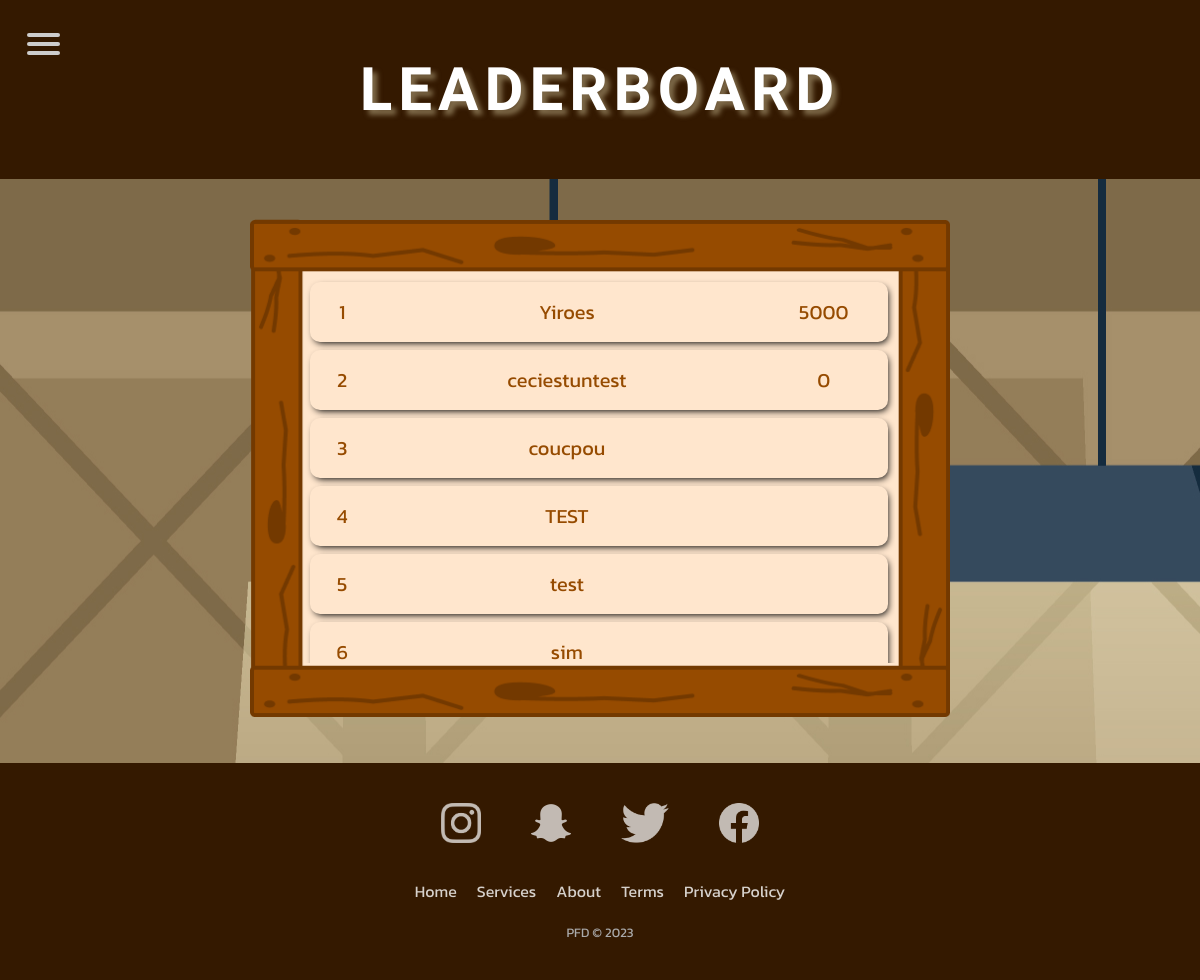
Page /html/ranking.php on the earlier database version.
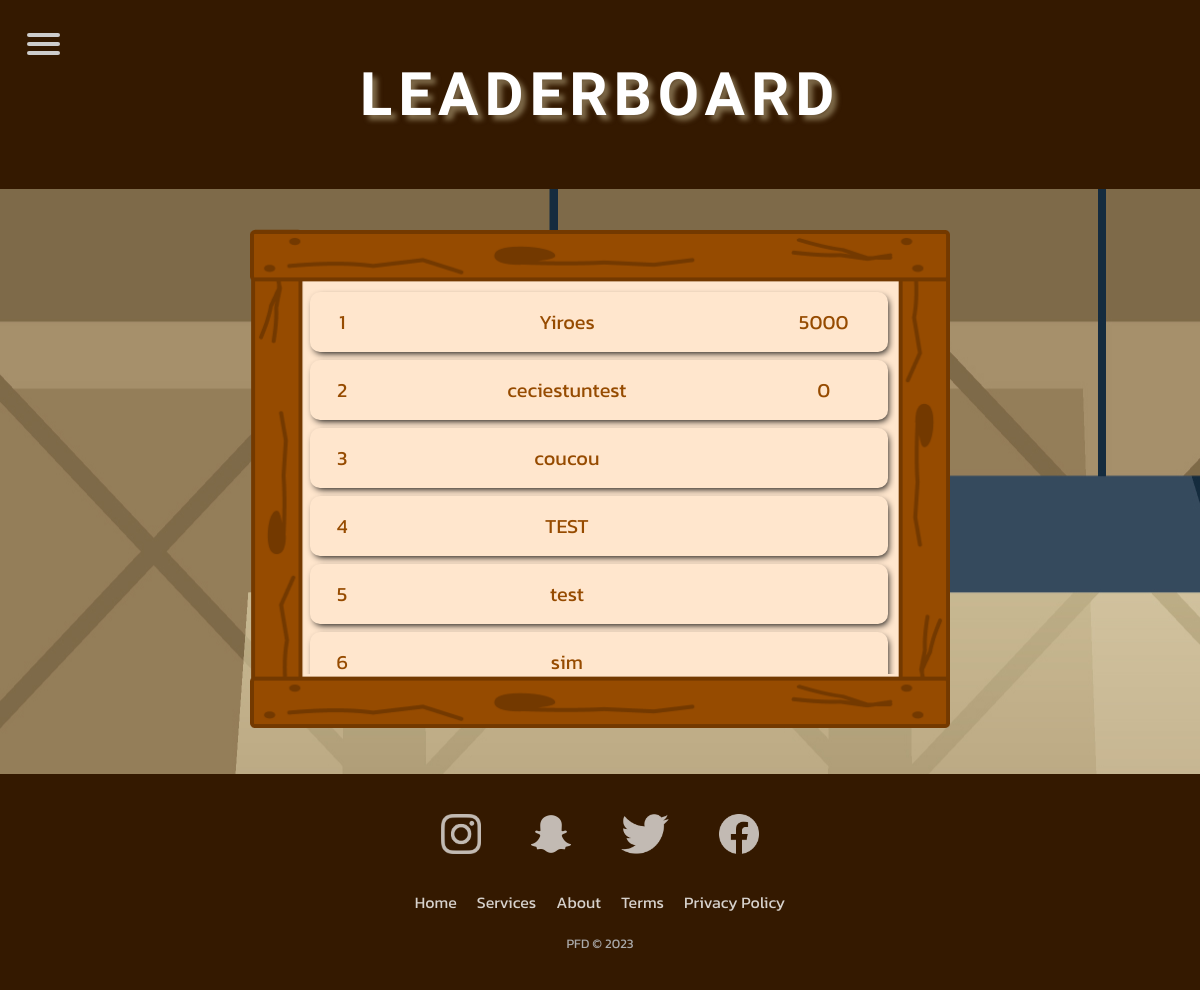
Same page on the later database version.
### tables this page shows
CREATE TABLE `acc` (
  `email` varchar(36) NOT NULL,
  `pseudo` varchar(36) NOT NULL,
  `civility` varchar(12) NOT NULL,
  `password` varchar(36) NOT NULL,
  `score` int(11) DEFAULT NULL,
  `level` int(11) DEFAULT NULL,
  `id_back` int(11) DEFAULT '1',
  `id_dude` int(11) DEFAULT '1'
);

### html/language.php (called while the page is built)
<?php
function getLanguage($textFr, $textEn) {
  if (isset($_COOKIE["lang"]) && $_COOKIE["lang"] == 'fr')
    return $textFr;
  else {
    return $textEn;
  }
}
?>

### html/request.php (called while the page is built, shortened)
<?php
function request($phpRequest, $isUnique, $params = NULL) {
  try {
    require("connexion.php");
    $req = $conn->prepare($phpRequest);
    if (isset($params)) {
      $req->execute($params);
    } else {
      $req->execute();
    }
    if ($isUnique)
      $resultat = $req->fetch();
    else
      $resultat = $req->fetchAll(PDO::FETCH_ASSOC);
    return $resultat;
  } catch (Exception $e) {
    die("Erreur : " . $e->getMessage());
  }
}
?>

### html/ranking.php (the view, shortened to what this page needs)
<!DOCTYPE html>
<html lang="en">
<head>
	<?php include("head.php"); ?>
	<link rel="stylesheet" href="../CSS/ranking.css">
</head>
<body>
	<?php include("nav.php"); require("request.php"); ?>
	<header>
		<h1><?php  echo getLanguage("Classement","Leaderboard");  ?></h1>
	</header>
	<main>
		<div class="container">
			<div id="containerUL">
				<div id="containerBox">
					<?php
					try {
						$resultat = request("SELECT * FROM acc ORDER BY score DESC", false);
						$rank = 1;
						foreach ($resultat as $row) {
							echo "<div class='boardElem'>
													<span>$rank</span>
													<span>$row[pseudo]</span>
													<span>$row[score]</span>
												</div>";
							$rank += 1;
						}
					} catch (Exception $e) {
						die("Erreur : " . $e->getMessage());
					}
					?>
				</div>
			</div>
		</div>
	</main>
	<?php include("footer.php"); ?>
</body>
</html>

### html/head.php (shortened to what this page needs)
<link rel="stylesheet" href="../CSS/footer.css">
<link rel="stylesheet" href="../CSS/nav.css">

### html/nav.php (shortened to what this page needs)
<?php include'language.php'; ?>
<nav>
  <div id="menucontenu">
    <span></span>
    <span></span>
    <span></span>
  </div>
</nav>

### html/footer.php
<link rel="stylesheet" href="../CSS/footer.css">
<footer>
    <div class="social">
        <a href="#"><img class="icon ion-social-instagram" src="../logo_reseaux/insta_logo.png"></a>
        <a href="#"><img class="icon ion-social-snapchat" src="../logo_reseaux/snap_logo.png"></a>
        <a href="#"><img class="icon ion-social-twitter" src="../logo_reseaux/twitter_logo.png"></a>
        <a href="#"><img class="icon ion-social-facebook" src="../logo_reseaux/facebook_logo.png"></a>
    </div>
    <div class="list-inline">
        <a href="home.php"><?php echo getLanguage("Accueil", "Home");  ?></a>
        <a href="#"><?php echo getLanguage("Services", "Services");  ?></a>
        <a href="#"><?php echo getLanguage("A propos", "About");  ?></a>
        <a href="#"><?php echo getLanguage("Conditions d'utilisations", "Terms");  ?></a>
        <a href="#"><?php echo getLanguage("Vie privé", "Privacy Policy");  ?></a>
    </div>
    <p class="copyright">PFD © 2023</p>
</footer>

### CSS/footer.css (style rules this page uses)
footer { background-color: #341900; width: 100%; padding-top:30px; margin-top:auto; font-family: "Kanit", sans-serif; }
.social, .list-inline { display: flex; justify-content: center; align-items: center; width: 100%; margin-bottom: 20px; }
.list-inline a { text-decoration: none; margin: 0px 10px; color: white; opacity: 0.8; transition: all .3s ease-in-out; }
.social a { margin: 0px 15px; }
.social img { height: 40px; filter: brightness(0) invert(1); opacity: 0.7; margin: 10px 10px; }
footer .copyright { margin-top:15px; text-align:center; font-size:13px; color:#aaa; padding-bottom: 10px; }

### CSS/nav.css (style rules this page uses)
nav { z-index: 10; position: sticky; }
#menucontenu { display: block; position: fixed; top: 25px; margin-left: 20px; z-index: 100; height:40px; }
#menucontenu span { display: block; bottom: 30px; left: 7px; width: 33px; height: 4px; margin-bottom: 5px; position: relative; background: #cdcdcd; border-radius: 3px; z-index: 1; transform-origin: 4px 0px; transition: transform 0.5s cubic-bezier(0.77,0.2,0.05,1.0), background 0.5s cubic-bezier(0.77,0.2,0.05,1.0), opacity 0.55s ease; }

### CSS/ranking.css (style rules this page uses)
body { margin: 0; padding: 0; background-color: #341900; color: #cdcdcd; height: 100vh; width: 100%; position: relative; font-family: "Kanit", sans-serif; }
header { background-color: #341900; color: white; display: flex; align-items: center; justify-content: center; height: 15vh; }
main { width: 100%; background-image: url("../Images/barrel3.jpg"); display: flex; justify-content: center; z-index: -2; }
h1 { font-family: 'Londrina Sketch', cursive; text-transform: uppercase; text-align: center; font-size: 60px; letter-spacing: 0.5vw; text-shadow: 5px 5px 5px #7e6a49; animation-name:titre; animation-duration: 5s; animation-iteration-count: infinite; }
.container { position: relative; width: 90%; max-width: 700px; margin: 40px 0px; box-sizing: border-box; }
.container #containerUL { position: absolute; width: calc(100% - 110px); height: calc(100% - 115px); overflow-y: scroll; overflow-x: hidden; margin: 55px; box-sizing: border-box; top: 0px; left: 0px; }
#containerBox { top: 0px; left: 0px; width: 100%; flex-direction: column; align-items: center; padding: 0px 5px; }
.container #containerBox .boardElem { width: calc(100% - 12px); margin: 0px 5px; box-sizing: border-box; display: grid; grid-template-columns: 1fr 6fr 2fr; text-align: center; margin: 8px 0px; height: 60px; border-radius: 10px; justify-content: center; align-content: center; font-size: 20px; color: #964b00; background-color: #ffe6cd; box-shadow: 2px 3px 7px -2px black; transition: all .2s ease-in-out; }

Differences in the rows shown:
changed acc: pseudo "coucpou" → "coucou"
